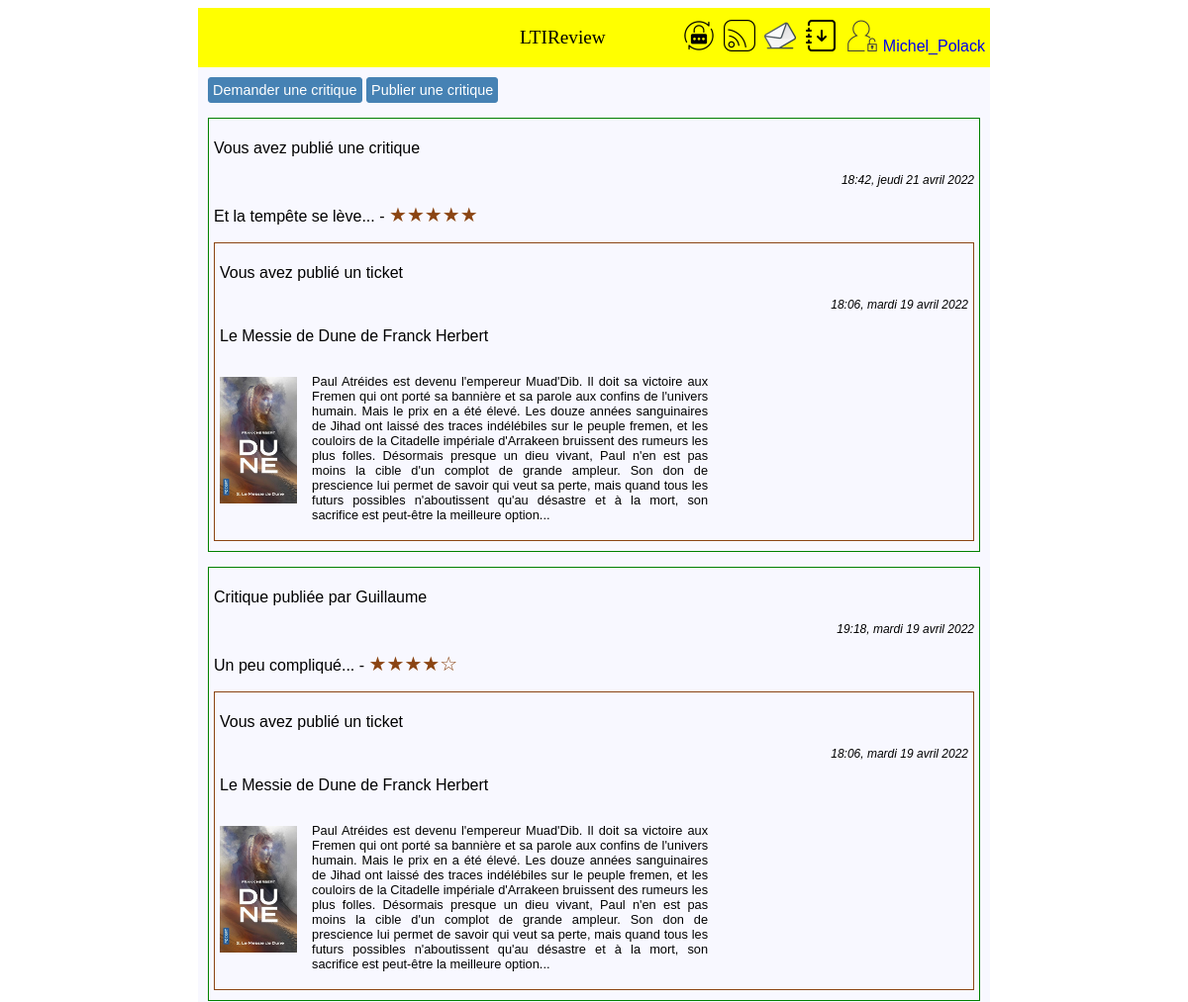
The app's page /home/ (signed in, upper part), older data.
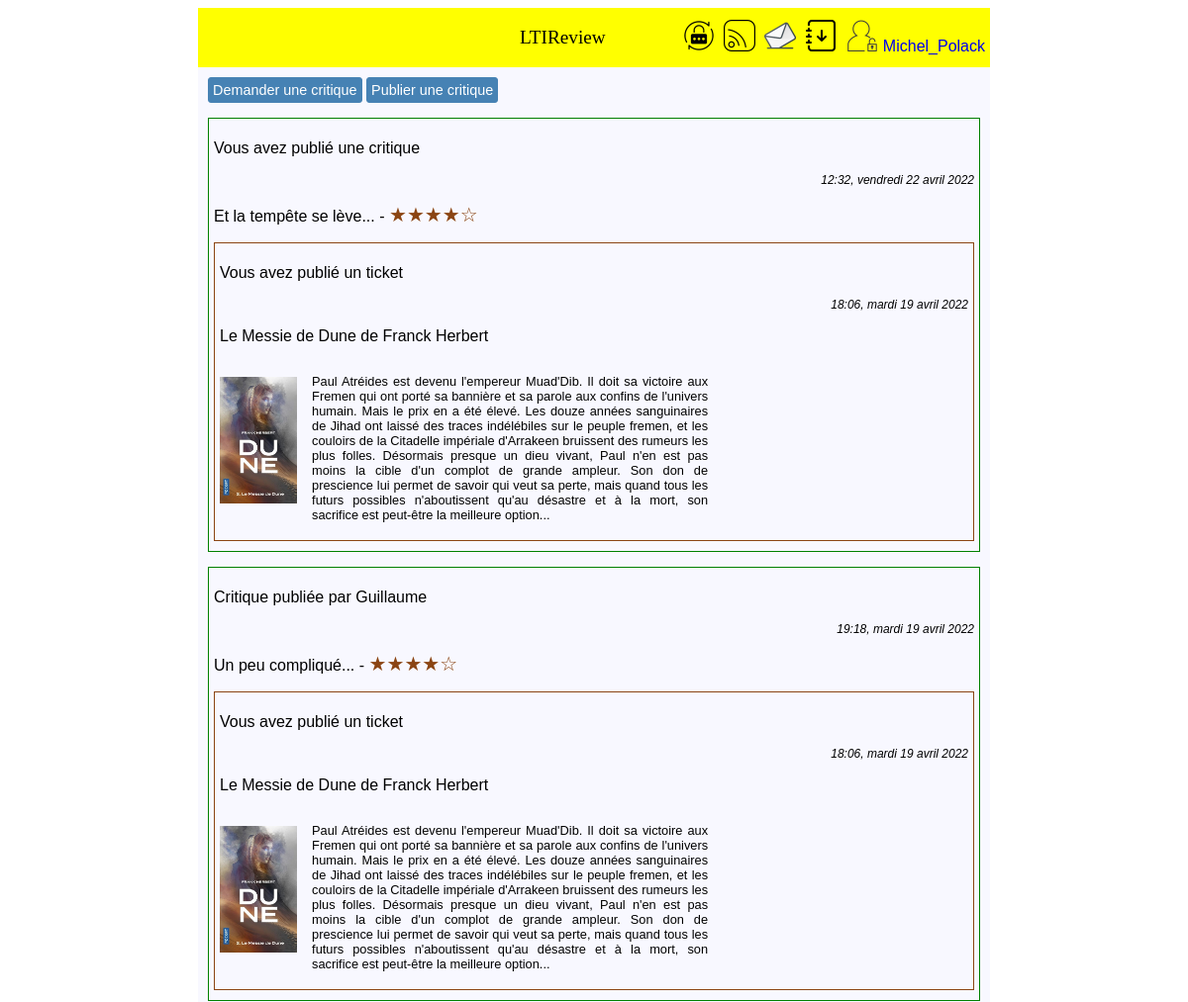
The same page, newer data.
### critics/models.py (models this page shows, shortened)
class Review(models.Model):
    class Notation(models.IntegerChoices):
        ZERO = 0, _('0')
        UN = 1, _('1')
        DEUX = 2, _('2')
        TROIS = 3, _('3')
        QUATRE = 4, _('4')
        CINQ = 5, _('5')
        __empty__ = _('')
    ticket = models.ForeignKey(to=Ticket, on_delete=models.CASCADE)
    rating = models.PositiveSmallIntegerField(choices=Notation.choices, verbose_name='Note')
    headline = models.CharField(max_length=128, verbose_name='Titre')
    body = models.TextField(max_length=8192, blank=True, verbose_name='Commentaire')
    user = models.ForeignKey(to=settings.AUTH_USER_MODEL, on_delete=models.CASCADE)
    time_created = models.DateTimeField(auto_now_add=True)

class Ticket(models.Model):
    title = models.CharField(max_length=128, verbose_name="Titre")
    description = models.TextField(max_length=2048, blank=True, verbose_name="Description")
    user = models.ForeignKey(to=settings.AUTH_USER_MODEL, on_delete=models.CASCADE)
    image = models.ImageField(null=True, blank=True, verbose_name="Photo du livre ou de l'article")
    time_created = models.DateTimeField(auto_now_add=True)

### authentication/models.py (models this page shows)
class User(AbstractUser):
    profile_photo = models.ImageField(verbose_name='Photo de profil')
    follows = models.ManyToManyField('self', through='UserFollows', symmetrical=False)

### critics/views.py (the view)
# urls.py: path('home/', critics.views.FluxView.as_view(), name='home'),
class FluxView(LoginRequiredMixin, View):
    template_name = 'critics/flux.html'
    def get(self, request):
        followings = request.user.follows.all()
        reviews = Review.objects.filter(Q(user=request.user) | Q(user__in=followings) | Q(ticket__user=request.user))
        tickets = Ticket.objects.filter(Q(user=request.user) | Q(user__in=followings)).exclude(Q(review__in=reviews))
        posts = sorted(chain(tickets, reviews), key=lambda post: post.time_created, reverse=True)
        paginator = Paginator(posts, 4)
        page_number = request.GET.get('page')
        page_obj = paginator.get_page(page_number)
        return render(request, self.template_name, context={'page_obj': page_obj})

### critics/templatetags/critics_extras.py (called while the page is built)
@register.filter
def is_review_user(value, arg):
    for review in value.review_set.all():
        if review.user == arg:
            return True
    return False

@register.filter
def model_type(value):
    return type(value).__name__

### critics/templates/critics/flux.html (shortened to what this page needs)
{% extends 'base.html' %}
{% load critics_extras %}
{% block content %}
<div class="page">
    <button>
        <a class="bouton-href" href="{% url 'ticket_create' %}">Demander une critique</a>
    </button>
    <button>
        <a class="bouton-href" href="{% url 'ticket_review_create' %}">Publier une critique</a>
    </button>
    {% for post in page_obj %}
        {% if post|model_type == 'Ticket' %}
            <div class="ticket-post">
                {% include 'critics/partials/ticket_snippet.html' with ticket=post %}
                <div class="bouton-post">
                    <button>
                        <a class="bouton-href" href="{% url 'review_create' post.id %}">Créer une critique</a>
                    </button>
                </div>
            </div>
        {% elif post|model_type == 'Review' %}
            <div class="review-post">
                {% include 'critics/partials/review_snippet.html' with review=post %}
                <div class="ticket-post">
                    {% include 'critics/partials/ticket_snippet.html' with ticket=post.ticket %}
                </div>
            </div>
        {% endif %}
    {% endfor %}
</div>
{% endblock content %}

### critics/templates/critics/partials/review_snippet.html (shortened to what this page needs)
<div class="review-partial">
    {% if review.user == request.user %}
        <p>Vous avez publié une critique</p>
    {% else %}
        <p>Critique publiée par {{ review.user.username }}</p>
    {% endif %}
    <p class="stamp">{{review.time_created|date:"H:i, l j F Y"}}</p>
    <p>
        {{ review.headline }} -
        {% if review.rating == 0 %}
            <span class="star">&#x2606&#x2606&#x2606&#x2606&#x2606</span>
        {% elif review.rating == 1 %}
            <span class="star">&#x2605&#x2606&#x2606&#x2606&#x2606</span>
        {% elif review.rating == 2 %}
            <span class="star">&#x2605&#x2605&#x2606&#x2606&#x2606</span>
        {% elif review.rating == 3 %}
            <span class="star">&#x2605&#x2605&#x2605&#x2606&#x2606</span>
        {% elif review.rating == 4 %}
            <span class="star">&#x2605&#x2605&#x2605&#x2605&#x2606</span>
        {% elif review.rating == 5 %}
            <span class="star">&#x2605&#x2605&#x2605&#x2605&#x2605</span>
        {% endif %}
    </p>
</div>

### critics/templates/critics/partials/ticket_snippet.html
<div class="ticket-partial">
    {% if ticket.user == request.user %}
        <p>Vous avez publié un ticket</p>
    {% else %}
        <p>Ticket publié par {{ ticket.user.username }}</p>
    {% endif %}
    <p class="stamp">{{ticket.time_created|date:"H:i, l j F Y"}}</p>
    <p>{{ ticket.title }}</p>
    <div class="ticket-content">
        {% if ticket.image %}
            <p><img src="{{ ticket.image.url}}" alt="Livre/Article" height="128px"></p>
        {% endif %}
        <p class="ticket-description">{{ ticket.description }}</p>
    </div>
</div>

Row changes from the older to the newer data that the page shows:
removed Review: shows "Vous avez publié une critique", time_created "18:42, jeudi 21 avril 2022", headline "Et la tempête se lève...", {{ ticket.time_created|date:"H:i, l j F Y" }} "18:06, mardi 19 avril 2022", {{ ticket.title }} "Le Messie de Dune de Franck Herbert", image (picture), {{ ticket.description }} "Paul Atréides est devenu l'empereur Muad'Dib. Il doit sa victoire aux Fremen qui ont porté sa bannière et sa parole aux confins de l'univers humain. Mais le prix en a été élevé. Les douze années sanguinaires de Jihad ont laissé des traces indélébiles sur le peuple fremen, et les couloirs de la Citadelle impériale d'Arrakeen bruissent des rumeurs les plus folles. Désormais presque un dieu vivant, Paul n'en est pas moins la cible d'un complot de grande ampleur. Son don de prescience lui permet de savoir qui veut sa perte, mais quand tous les futurs possibles n'aboutissent qu'au désastre et à la mort, son sacrifice est peut-être la meilleure option..."
added Review: shows "Vous avez publié une critique", time_created "12:32, vendredi 22 avril 2022", headline "Et la tempête se lève...", {{ ticket.time_created|date:"H:i, l j F Y" }} "18:06, mardi 19 avril 2022", {{ ticket.title }} "Le Messie de Dune de Franck Herbert", image (picture), {{ ticket.description }} "Paul Atréides est devenu l'empereur Muad'Dib. Il doit sa victoire aux Fremen qui ont porté sa bannière et sa parole aux confins de l'univers humain. Mais le prix en a été élevé. Les douze années sanguinaires de Jihad ont laissé des traces indélébiles sur le peuple fremen, et les couloirs de la Citadelle impériale d'Arrakeen bruissent des rumeurs les plus folles. Désormais presque un dieu vivant, Paul n'en est pas moins la cible d'un complot de grande ampleur. Son don de prescience lui permet de savoir qui veut sa perte, mais quand tous les futurs possibles n'aboutissent qu'au désastre et à la mort, son sacrifice est peut-être la meilleure option..."
